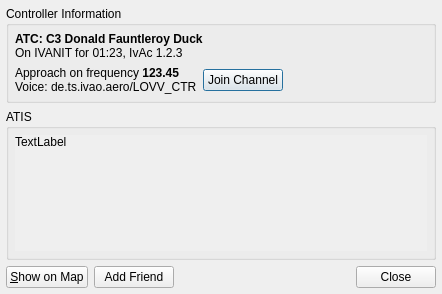
<?xml version="1.0" encoding="UTF-8"?>
<ui version="4.0">
 <class>ControllerDetails</class>
 <widget class="QDialog" name="ControllerDetails">
  <property name="geometry">
   <rect>
    <x>0</x>
    <y>0</y>
    <width>442</width>
    <height>294</height>
   </rect>
  </property>
  <property name="windowTitle">
   <string>Dialog</string>
  </property>
  <property name="windowIcon">
   <iconset resource="Resources.qrc">
    <normaloff>:/icons/qutescoop.png</normaloff>:/icons/qutescoop.png</iconset>
  </property>
  <layout class="QVBoxLayout">
   <property name="margin">
    <number>6</number>
   </property>
   <item>
    <widget class="QGroupBox" name="groupBox">
     <property name="title">
      <string>Controller Information</string>
     </property>
     <layout class="QVBoxLayout">
      <property name="margin">
       <number>6</number>
      </property>
      <item>
       <widget class="QLabel" name="lblControllerInfo">
        <property name="text">
         <string>&lt;strong&gt;ATC: C3 Donald Fauntleroy Duck&lt;/strong&gt;&lt;br&gt;On IVANIT for 01:23, IvAc 1.2.3</string>
        </property>
        <property name="alignment">
         <set>Qt::AlignLeading|Qt::AlignLeft|Qt::AlignTop</set>
        </property>
        <property name="openExternalLinks">
         <bool>true</bool>
        </property>
       </widget>
      </item>
      <item>
       <layout class="QHBoxLayout">
        <item>
         <widget class="QLabel" name="lblStationInformatoin">
          <property name="text">
           <string>Approach on frequency &lt;strong&gt;123.45&lt;/strong&gt;&lt;br&gt;Voice: de.ts.ivao.aero/LOVV_CTR</string>
          </property>
         </widget>
        </item>
        <item>
         <widget class="QPushButton" name="btnJoinChannel">
          <property name="text">
           <string>Join Channel</string>
          </property>
          <property name="flat">
           <bool>false</bool>
          </property>
         </widget>
        </item>
        <item>
         <spacer>
          <property name="orientation">
           <enum>Qt::Horizontal</enum>
          </property>
          <property name="sizeHint" stdset="0">
           <size>
            <width>40</width>
            <height>20</height>
           </size>
          </property>
         </spacer>
        </item>
       </layout>
      </item>
     </layout>
    </widget>
   </item>
   <item>
    <widget class="QGroupBox" name="groupBox_2">
     <property name="title">
      <string>ATIS</string>
     </property>
     <layout class="QVBoxLayout">
      <property name="margin">
       <number>6</number>
      </property>
      <item>
       <widget class="QScrollArea" name="scrollArea">
        <property name="frameShape">
         <enum>QFrame::NoFrame</enum>
        </property>
        <property name="widgetResizable">
         <bool>true</bool>
        </property>
        <widget class="QWidget" name="scrollAreaWidgetContents">
         <property name="geometry">
          <rect>
           <x>0</x>
           <y>0</y>
           <width>410</width>
           <height>88</height>
          </rect>
         </property>
         <layout class="QVBoxLayout" name="verticalLayout">
          <property name="margin">
           <number>0</number>
          </property>
          <item>
           <widget class="QLabel" name="lblAtis">
            <property name="text">
             <string>TextLabel</string>
            </property>
            <property name="alignment">
             <set>Qt::AlignLeading|Qt::AlignLeft|Qt::AlignTop</set>
            </property>
            <property name="wordWrap">
             <bool>true</bool>
            </property>
            <property name="textInteractionFlags">
             <set>Qt::LinksAccessibleByMouse|Qt::TextSelectableByKeyboard|Qt::TextSelectableByMouse</set>
            </property>
           </widget>
          </item>
         </layout>
        </widget>
       </widget>
      </item>
     </layout>
    </widget>
   </item>
   <item>
    <layout class="QHBoxLayout">
     <item>
      <widget class="QPushButton" name="buttonShowOnMap">
       <property name="text">
        <string>&amp;Show on Map</string>
       </property>
       <property name="shortcut">
        <string>S</string>
       </property>
       <property name="autoDefault">
        <bool>false</bool>
       </property>
      </widget>
     </item>
     <item>
      <widget class="QPushButton" name="buttonAddFriend">
       <property name="text">
        <string>Add Friend</string>
       </property>
      </widget>
     </item>
     <item>
      <widget class="QDialogButtonBox" name="buttonBox">
       <property name="standardButtons">
        <set>QDialogButtonBox::Close</set>
       </property>
      </widget>
     </item>
    </layout>
   </item>
  </layout>
 </widget>
 <resources>
  <include location="Resources.qrc"/>
 </resources>
 <connections>
  <connection>
   <sender>buttonShowOnMap</sender>
   <signal>clicked()</signal>
   <receiver>ControllerDetails</receiver>
   <slot>close()</slot>
   <hints>
    <hint type="sourcelabel">
     <x>111</x>
     <y>305</y>
    </hint>
    <hint type="destinationlabel">
     <x>210</x>
     <y>138</y>
    </hint>
   </hints>
  </connection>
  <connection>
   <sender>buttonBox</sender>
   <signal>clicked(QAbstractButton*)</signal>
   <receiver>ControllerDetails</receiver>
   <slot>close()</slot>
   <hints>
    <hint type="sourcelabel">
     <x>387</x>
     <y>293</y>
    </hint>
    <hint type="destinationlabel">
     <x>391</x>
     <y>236</y>
    </hint>
   </hints>
  </connection>
 </connections>
</ui>
